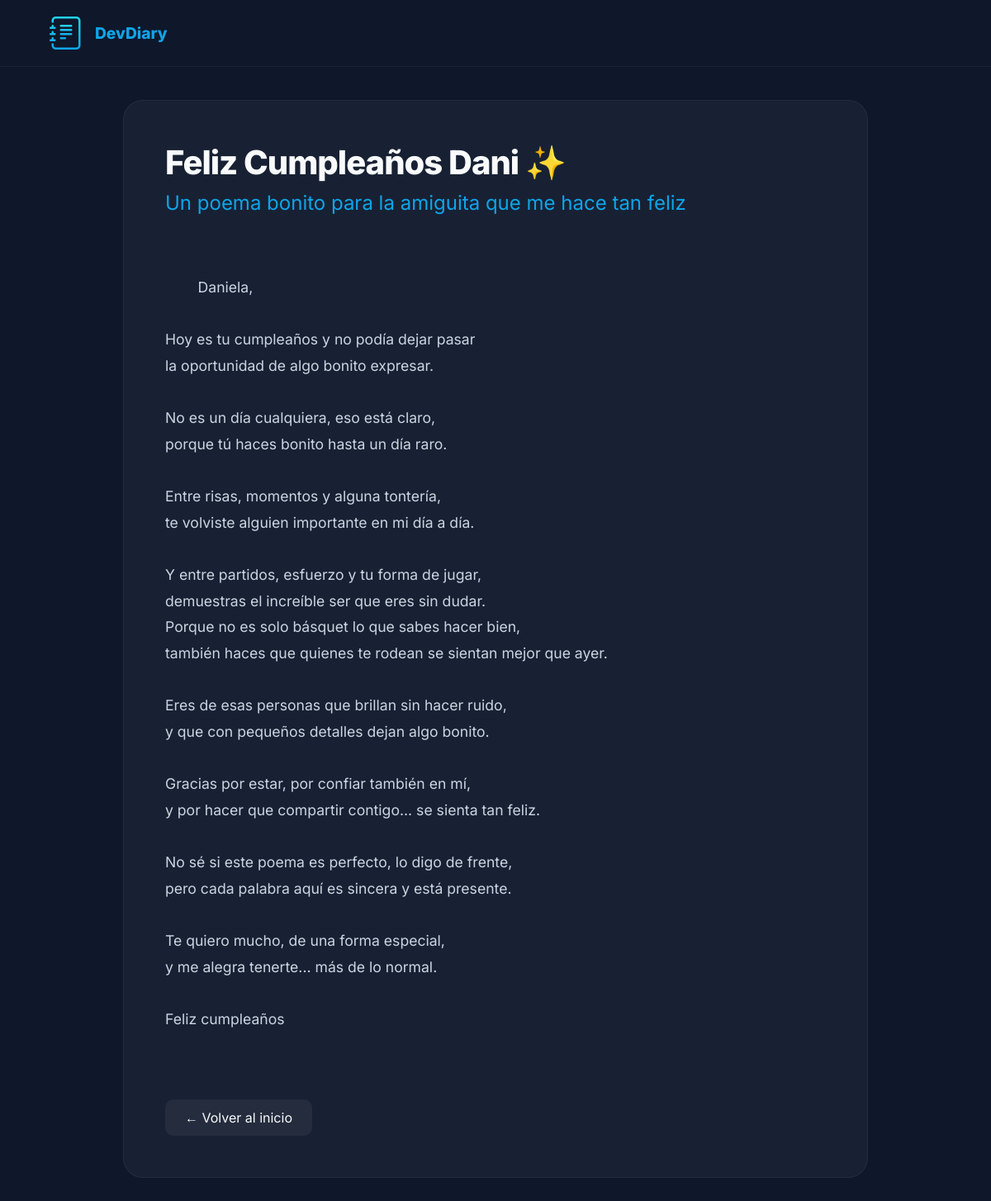
The app's page /card/2 (signed in) with its own data.
### main.py (models this page shows, shortened)
class Card(db.Model):
    id = db.Column(db.Integer, primary_key=True)
    title = db.Column(db.String(100), nullable=False)
    subtitle = db.Column(db.String(100), nullable=False)
    text = db.Column(db.Text, nullable=False)
    user_email = db.Column(db.String(100), nullable=False)

### main.py (the view)
@app.route('/card/<int:id>')
def card(id):
    if 'user_email' not in session:
        return redirect('/login')
    card = Card.query.get_or_404(id)
    return render_template('card.html', card=card)

### templates/card.html (shortened to what this page needs)
<!doctype html>
<html lang="es">
<head>
  <link rel="stylesheet" href="{{ url_for('static', filename='css/style.css') }}">
</head>
<body>
  <header class="header">
    <a href="/" class="logo-link">
        <img src="{{ url_for('static', filename='img/logo.svg') }}" alt="logo" width="40" height="40">
        <span class="logo-text">DevDiary</span>
    </a>
  </header>
  <main class="main-detail">
    <div class="main__block">
      <h1 class="main__title detail-title">{{ card.title }}</h1>
      <h2 class="main__subtitle">{{ card.subtitle }}</h2>
      <div class="main__text">
        {{ card.text }}
      </div>
      <a class="main__link" href="/">← Volver al inicio</a>
    </div>
  </main>
</body>
</html>

### static/css/style.css (style rules this page uses)
:root { --bg-main: #0F172A; --card-bg: rgba(30, 41, 59, 0.6); --accent: #0EA5E9; --accent-hover: #38BDF8; --text-main: #F8FAFC; --text-muted: #94A3B8; }
body { margin: 0; padding: 0; font-family: 'Inter', sans-serif; font-size: 16px; background-color: var(--bg-main); color: var(--text-main); min-height: 100vh; }
h1, h2, p { margin: 0; }
a { text-decoration: none; color: inherit; }
.header { padding: 20px 5%; border-bottom: 1px solid rgba(255,255,255,0.05); margin-bottom: 40px; }
.logo-link { display: flex; align-items: center; gap: 15px; font-weight: 800; font-size: 1.2rem; color: var(--accent); }
.main__title { font-size: 2.5rem; font-weight: 800; text-align: center; margin-bottom: 50px; letter-spacing: -1px; }
.main-detail { display: flex; justify-content: center; padding: 0 5% 50px; }
.main__block { width: 100%; max-width: 800px; background: var(--card-bg); border-radius: 24px; padding: 50px; border: 1px solid rgba(255,255,255,0.05); }
.detail-title { margin-bottom: 10px; text-align: left; }
.main__subtitle { color: var(--accent); margin-bottom: 40px; font-weight: 400; }
.main__text { line-height: 1.8; font-size: 1.1rem; white-space: pre-wrap; margin-bottom: 50px; color: #cbd5e1; }
.main__link { display: inline-block; padding: 12px 24px; background: rgba(255,255,255,0.05); border-radius: 10px; transition: background 0.3s; }

### records on screen
Card: title "Feliz Cumpleaños Dani ✨", subtitle "Un poema bonito para la amiguita que me hace tan feliz", text "Daniela, Hoy es tu cumpleaños y no podía dejar pasar la oportunidad de algo bonito expresar. No es un día cualquiera, eso está claro, porque tú haces bonito hasta un día raro. Entre risas, momentos y alguna tontería, te volviste alguien importante en mi día a día. Y entre partidos, esfuerzo y tu forma de jugar, demuestras el increíble ser que eres sin dudar. Porque no es solo básquet lo que sabes hacer bien, también haces que quienes te rodean se sientan mejor que ayer. Eres de esas personas que brillan sin hacer ruido, y que con pequeños detalles dejan algo bonito. Gracias por estar, por confiar también en mí, y por hacer que compartir contigo... se sienta tan feliz. No sé si este poema es…"
